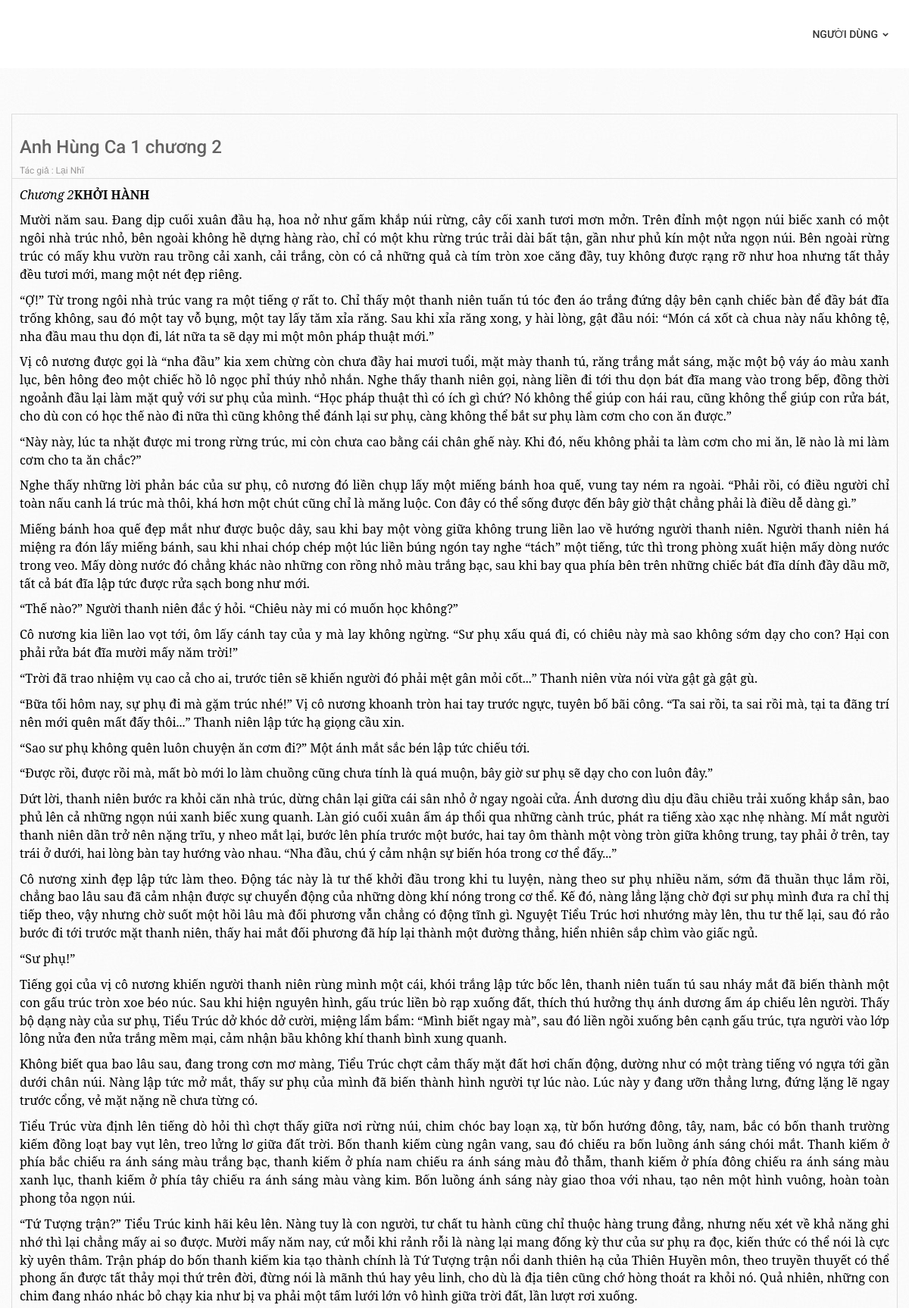
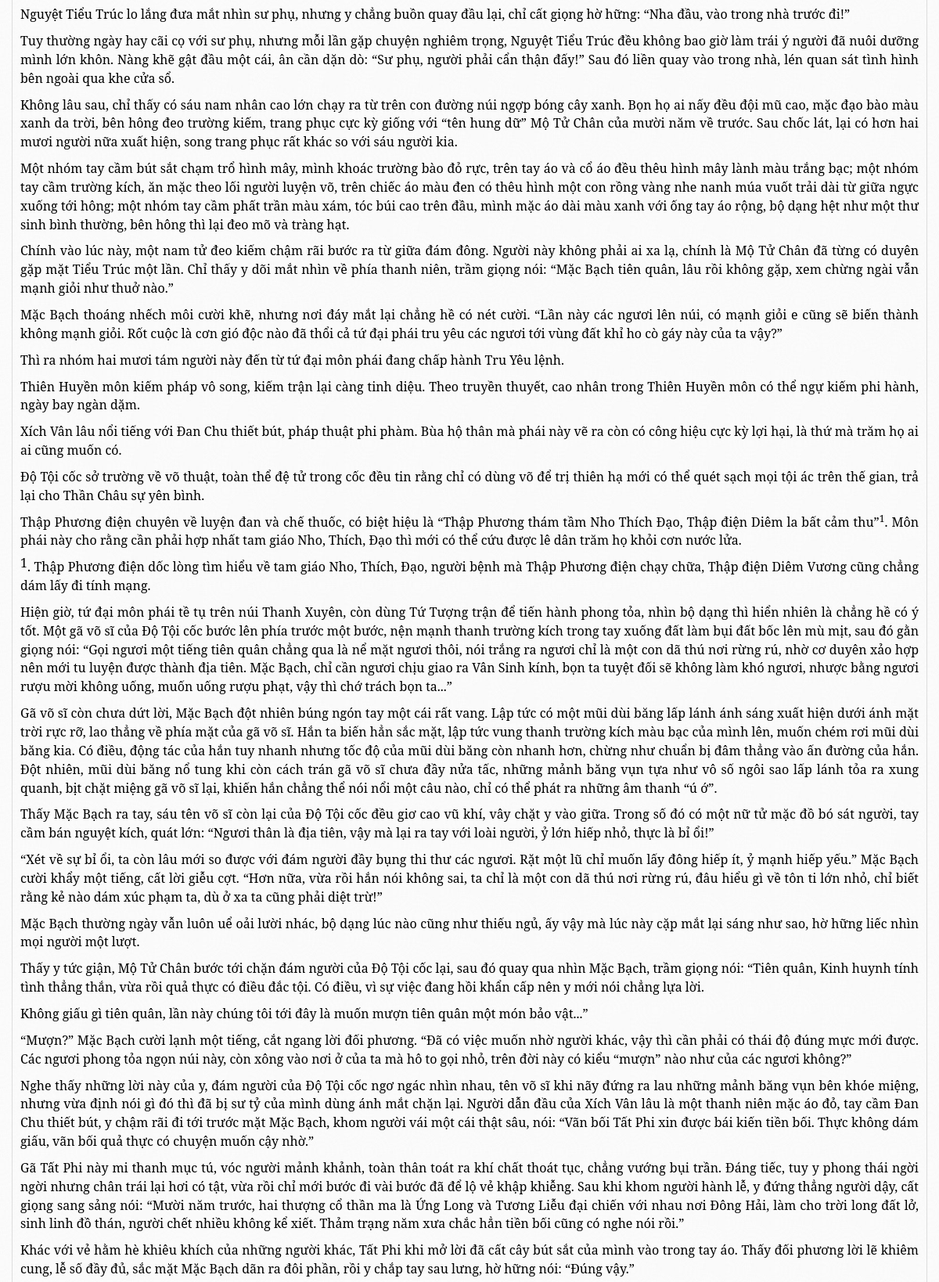
Screenshot of /user/chitiet.php?id=10 (upper part) with the database file from the repository (2 pictures, top to bottom).
### tables this page shows
CREATE TABLE `sach` (
  `id` int(11) NOT NULL,
  `tensach` varchar(500) NOT NULL,
  `tacgia` varchar(500) NOT NULL,
  `anh` text NOT NULL,
  `noidung` longtext NOT NULL
);

### user/chitiet.php (the view, shortened to what this page needs)
<?php
include('../admin/inc/connect.php');
$id = $_GET["id"];
$sql = "
        SELECT *
        FROM sach
        WHERE id = '".$id."'
    ";
$query = mysqli_query($connect, $sql);
$row = mysqli_fetch_array($query);
?>
<!DOCTYPE html>
<html lang="vi" prefix="og: http://ogp.me/ns# fb: http://ogp.me/ns/fb# article: http://ogp.me/ns/article# title: http://ogp.me/ns#title image: http://ogp.me/ns#image">
<head>
    <link rel="stylesheet" href="cdnjs.cloudflare.com/ajax/libs/twitter-bootstrap/3.2.0/css/bootstrap.min.css"/>    <link rel="stylesheet" href="cdnjs.cloudflare.com/ajax/libs/font-awesome/4.7.0/css/font-awesome.min.css"/>    <link rel="stylesheet" href="printshop/css/theme-yellow.min.css"/>    <link rel="stylesheet" href="printshop/css/responsive.min.css"/>    <link rel="stylesheet" href="cdn.jsdelivr.net/jquery.jssocials/1.3.1/jssocials.css"/><link rel="stylesheet" href="cdn.jsdelivr.net/jquery.jssocials/1.3.1/jssocials-theme-minima.css"/><link rel="stylesheet" href="cdnjs.cloudflare.com/ajax/libs/photoswipe/4.1.1/photoswipe.min.css"/><link rel="stylesheet" href="cdnjs.cloudflare.com/ajax/libs/photoswipe/4.1.1/default-skin/default-skin.min.css"/></head>
<body>
<header>
    <?php include('header.php'); ?>
</header>    <main class="main ">
<section class="category-w parten-bg">
	<div class="container">
		<div class="row">
<section class="category-w parten-bg">
	<div class="container">
		<div class="row">
			<section class="category grid col-sm-12 col-xs-12">
					<div class="row">
	<div class="article">
		<div class="article-header">
			<h1 itemprop="name headline" class="title"><?php echo $row['tensach'] ?></h1>
			<div class="subtitle">
                 Tác giả : <span itemscope itemprop='author' itemtype='http://schema.org/Person'>
                    <span itemprop='name'>
                        <a href="#" itemprop="url"><?php echo $row['tacgia'] ?></a>                    </span>
                </span>
			</div>
		</div>
		<div itemprop='articleBody' class="article-body">
        <?php
            $idnd = $_SESSION['id'];
            $sqlnd = "
        SELECT *
        FROM nguoidung
        WHERE id = '".$idnd."'
    ";
$querynd = mysqli_query($connect, $sqlnd);
$rownd = mysqli_fetch_array($querynd);
if($rownd['capbac'] == 2 || $rownd['capbac'] == 3){
            ?>
            <?php echo substr($row['noidung'], 0, 9000) ?> ................................
            <div class="d-flex align-items-center justify-content-between mt-4 mb-0" style="text-align : right !important">
                <a class="btn btn-primary" href="vip.php" style="background-color : #FFCC2A; color : black">Nâng cấp VIP để đọc tiếp</a>
            </div>
            <?php }else{ ?>
                <?php echo $row['noidung'] ?>
            <?php } ?>
		</div>
	</div>
	</div>
</div>
			</section>
		</div>
	</div>
</section>    </main>
</html>

### rows the page displays
sach: tensach "Anh Hùng Ca 1 chương 2", tacgia "Lại Nhĩ", noidung "Chương 2 KHỞI HÀNH Mười năm sau. Đang dịp cuối xuân đầu hạ, hoa nở như gấm khắp núi rừng, cây cối xanh tươi mơn mởn. Trên đỉnh một ngọn núi biếc xanh có một ngôi nhà trúc nhỏ, bên ngoài không hề dựng hàng rào, chỉ có một khu rừng trúc trải dài bất tận, gần như phủ kín một nửa ngọn núi. Bên ngoài rừng trúc có mấy khu vườn rau trồng cải xanh, cải trắng, còn có cả những quả cà tím tròn xoe căng đầy, tuy không được rạng rỡ như hoa nhưng tất thảy đều tươi mới, mang một nét đẹp riêng. “Ợ!” Từ trong ngôi nhà trúc vang ra một tiếng ợ rất to. Chỉ thấy một thanh niên tuấn tú tóc đen áo trắng đứng dậy bên cạnh chiếc bàn để đầy bát đĩa trống không, sau đó một tay vỗ bụng, một tay lấy tăm xỉa răng. Sau…"
